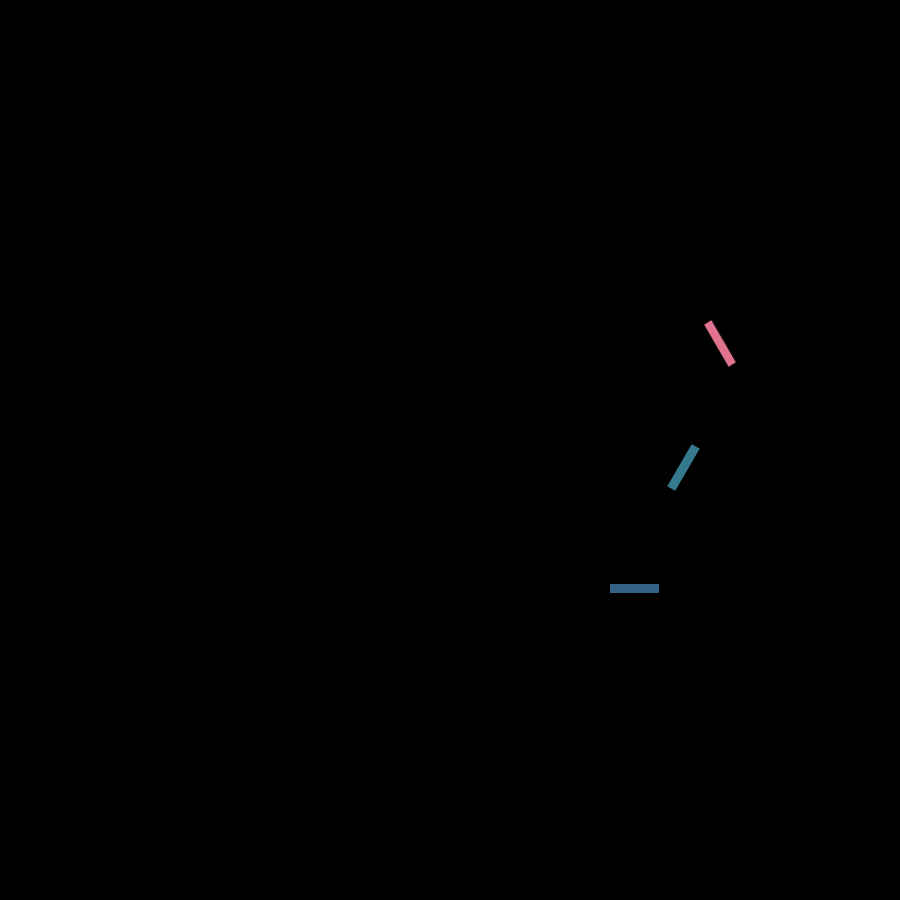
Frame 1 (no input)
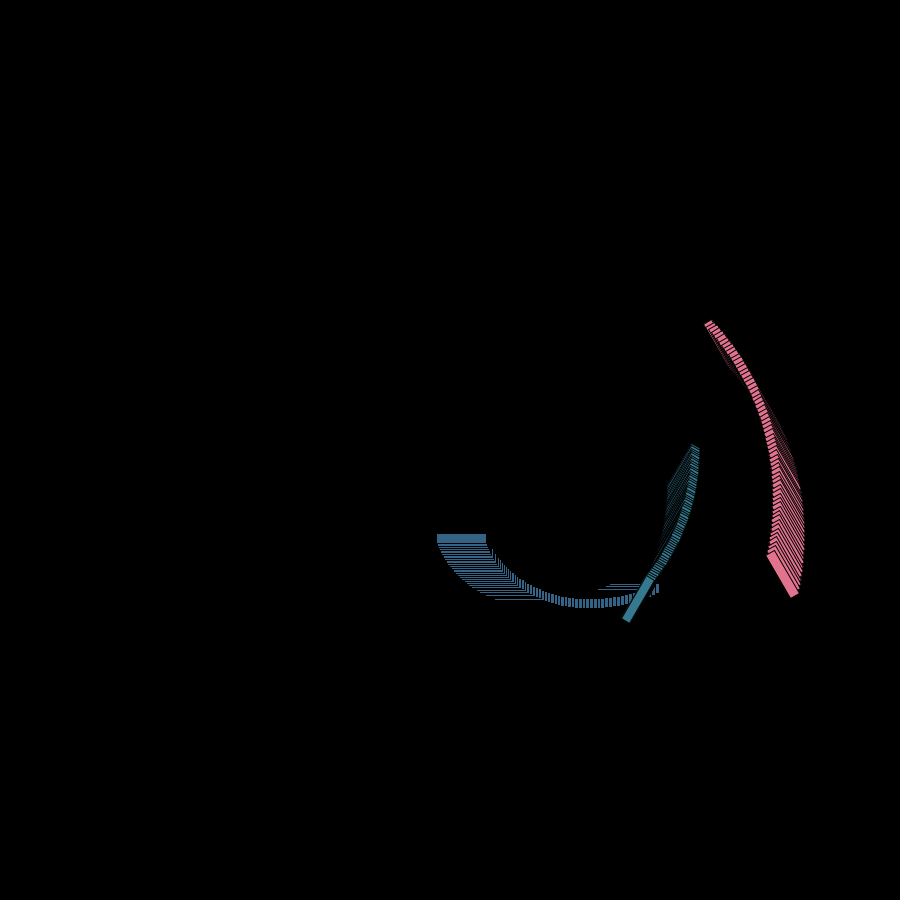
Frame 60 (the mouse pressed at the canvas centre just before this capture)
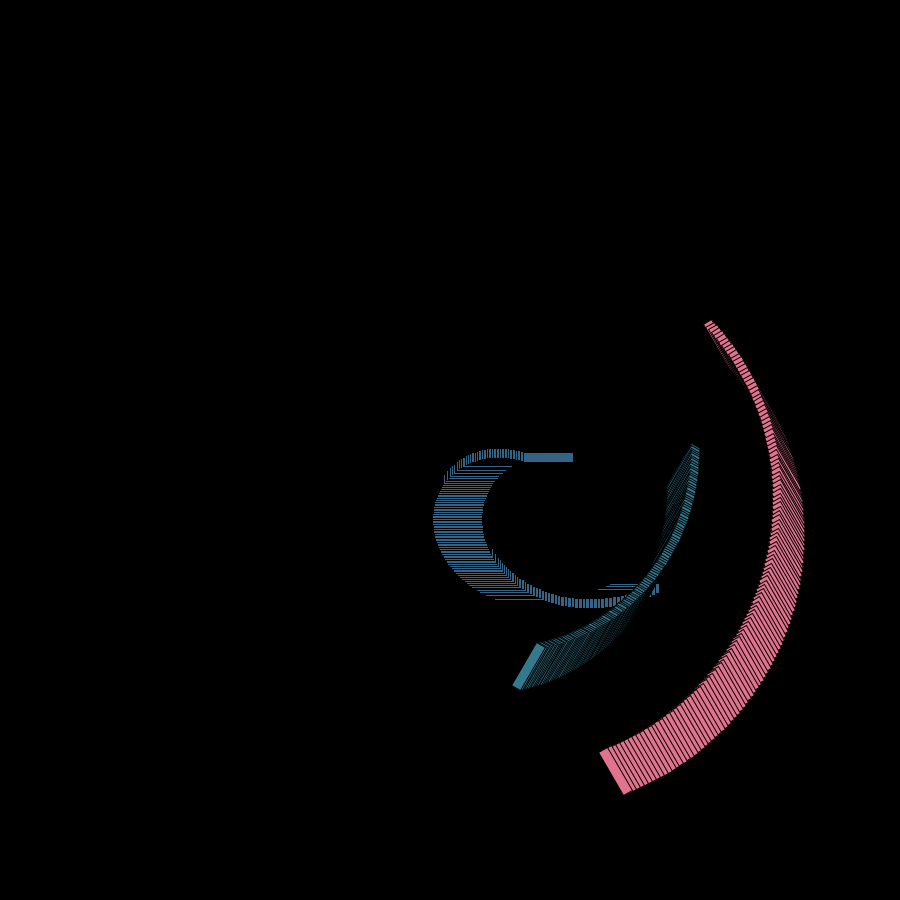
Frame 120 (the mouse held since frame 60 and released just before this capture)

The Processing sketch that drew these frames (run headless with seeded random() and noise(); from frame 60 on, the mouse is pressed at the canvas centre):

// Processing sketch: Spiro3d
// ── Spiro3d.pde
float d=5;
float x;
float y;
int nombreCercle = 3;    // Change number of rectangle
boolean b = true;

float x2=0;
float y2=0;
float i2=0;
float r;
boolean chocapic = false;

float dimx=50;
float dimy=10;


Cercle[] cercle = new Cercle[nombreCercle];

void setup()
{
  size(900, 900);
  background(0);
  //noStroke();
  r = random(100, 150);

  for (int i = 0; i<nombreCercle; i++)
  {
    //                              vitesse          rayon            sens          couleur
    cercle[i] = new Cercle(x, y, d, random(30, 100), random(40, 150), random(1, 3), random(50, 255), random(50, 255), random(50, 255));
  }
}

void draw()
{
  //translate(width/2, height/2);
  translate(width/2, height/2);
  x2 = cos(i2/r)*(200);
  y2 = sin(i2/r)*(200);
  i2++;


  translate(x2, y2);
  if (chocapic == true)background(0);


  for (Cercle ball : cercle) 
  {

    ball.move();
    ball.display();
  }
}

class Cercle
{

  float x;
  float y;
  float dimension; 
  float vitesse; 
  float rayon; 
  float sensRotation;
  float i;
  float couleur;
  float couleur2;
  float couleur3;


  Cercle(float xC, float yC, float dimensionC, float vitesseC, float rayonC, float sensRotationC, float couleurC, float couleur2C, float couleur3C)
  {
    x= xC;
    y=yC;
    dimension = dimensionC;
    vitesse = vitesseC;
    rayon = rayonC;
    sensRotation = sensRotationC;

    couleur = couleurC;
    couleur2 = couleur2C;
    couleur3 = couleur3C;
    i = random(0, 360);
  }

  void move() 
  {

    x = cos(i/vitesse)*rayon;
    y = sin(i/vitesse)*rayon;
    //i++;
    i = (sensRotation < 2) ? i+1 : i-1;
  }

  void display() 
  {
    fill(couleur, couleur2, couleur3);
    rotate(PI/3.0);
    rect(x, y, dimx, dimy);
  }
}

void mouseClicked() {
  if(chocapic == true)
  {
    chocapic = false;
  } else
  {
    chocapic = true;
  }
}
